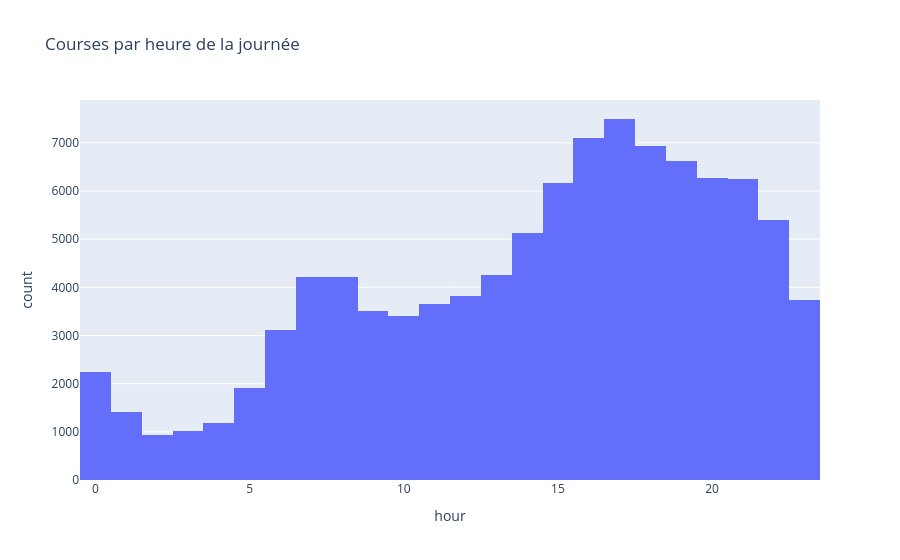
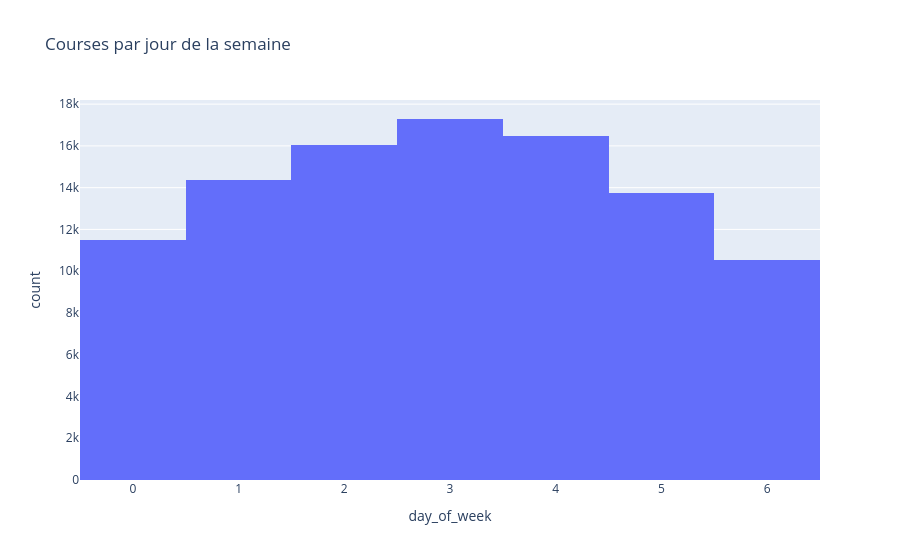

The code cell stored with these charts, in order, in its notebook:
### Markdown cell above
## 3. Analyse exploratoire (EDA)

Avant de modéliser, on visualise la répartition temporelle des courses.

### Code cell
sample_eda = dataset.sample(n=100000, random_state=42)

fig = px.histogram(sample_eda, x='hour', nbins=24, title="Courses par heure de la journée")
fig.show()

fig = px.histogram(sample_eda, x='day_of_week', nbins=7, title="Courses par jour de la semaine")
fig.show()

# Évolution temporelle sur la période
fig = px.histogram(sample_eda, x='date', nbins=100, title="Évolution des courses (avril–septembre 2014)")
fig.show()

### Figure 1 — Plotly figure (JSON) as saved in the notebook; plotly's stock layout.template omitted (floating-point values rounded to 4 significant figures; data arrays with more than 128 entries replaced by an {"elided": "..."} marker saying what was removed)
{"data": [{"bingroup": "x", "hovertemplate": "hour=%{x}<br>count=%{y}<extra></extra>", "legendgroup": "", "marker": {"color": "#636efa", "pattern": {"shape": ""}}, "name": "", "nbinsx": 24, "orientation": "v", "showlegend": false, "type": "histogram", "x": {"elided": "100000 int values"}, "xaxis": "x", "yaxis": "y"}], "layout": {"barmode": "relative", "legend": {"tracegroupgap": 0}, "title": {"text": "Courses par heure de la journée"}, "xaxis": {"anchor": "y", "domain": [0, 1], "title": {"text": "hour"}}, "yaxis": {"anchor": "x", "domain": [0, 1], "title": {"text": "count"}}}}

### Figure 2 — Plotly figure (JSON) as saved in the notebook; plotly's stock layout.template omitted (floating-point values rounded to 4 significant figures; data arrays with more than 128 entries replaced by an {"elided": "..."} marker saying what was removed)
{"data": [{"bingroup": "x", "hovertemplate": "day_of_week=%{x}<br>count=%{y}<extra></extra>", "legendgroup": "", "marker": {"color": "#636efa", "pattern": {"shape": ""}}, "name": "", "nbinsx": 7, "orientation": "v", "showlegend": false, "type": "histogram", "x": {"elided": "100000 int values"}, "xaxis": "x", "yaxis": "y"}], "layout": {"barmode": "relative", "legend": {"tracegroupgap": 0}, "title": {"text": "Courses par jour de la semaine"}, "xaxis": {"anchor": "y", "domain": [0, 1], "title": {"text": "day_of_week"}}, "yaxis": {"anchor": "x", "domain": [0, 1], "title": {"text": "count"}}}}
